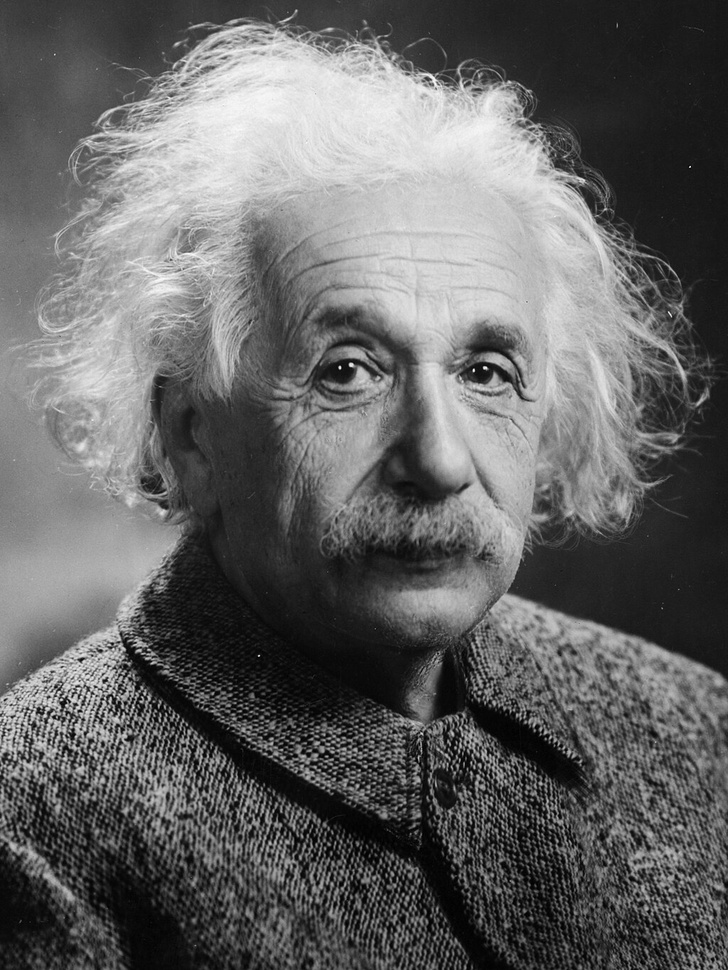
#> input picture la/proj/p2/einstein.jpg, 728 x 970 px, shrunk from 1024 x 1365 before the run, found by its file name
$ jupyter execute lab14.ipynb
#> lines starting #> are read from the running program, lines starting #| are printed output that depends on the picture
# Project 14: Singular Value Decomposition and image compression

[cell 1]
 #Q1. Plot the unit circle with standard basis vectors in a 2D subplot using matplotlib.
import numpy as np
import matplotlib.pyplot as plt

# Task 1: Plotting the unit circle and basis vectors
t = np.linspace(0, 2 * np.pi, 100)
X = np.array([np.cos(t), np.sin(t)])

plt.subplot(2, 2, 1)  # 2x2 grid, position 1
plt.plot(X[0, :], X[1, :], 'b')  # Blue circle
plt.quiver(0, 0, 1, 0, color='r', angles='xy', scale_units='xy', scale=1, label='e1')  # Vector e1 = (1,0)
plt.quiver(0, 0, 0, 1, color='g', angles='xy', scale_units='xy', scale=1, label='e2')  # Vector e2 = (0,1)
plt.axis('equal')
plt.title('Unit circle')
plt.legend()
plt.grid(True)

plt.tight_layout()
plt.show()

[cell 2]
#Q2. Compute the SVD of matrix A, print U, S, V, and verify that U and V are orthogonal.
# Define matrix A
A = np.array([[2, 1], [-1, 1]])

# Compute SVD
U, S, Vt = np.linalg.svd(A)

# Display results
print("U:\n", U)
print("Singular values (S):\n", S)
print("V (transposed):\n", Vt)

# Verify orthogonality: U.T @ U and V @ V.T should be identity
print("U.T @ U:\n", np.dot(U.T, U))
print("V.T @ V:\n", np.dot(Vt.T, Vt))

[cell 3]
#Q3. Apply the transpose of matrix V (from SVD) to the unit circle and basis vectors to visualize rotation/reflection.
# Apply V^T to the circle points
VX = np.dot(Vt, X)

# Plot transformed unit circle and new basis vectors
plt.subplot(2, 2, 2)
plt.plot(VX[0, :], VX[1, :], 'b')  # Transformed circle

# Plot columns of V (from V = Vt.T)
V = Vt.T
plt.quiver(0, 0, V[0, 0], V[1, 0], color='r', angles='xy', scale_units='xy', scale=1, label='v1')
plt.quiver(0, 0, V[0, 1], V[1, 1], color='g', angles='xy', scale_units='xy', scale=1, label='v2')

plt.axis('equal')
plt.title('Multiplied by matrix Vᵀ')
plt.legend()
plt.grid(True)

plt.tight_layout()
plt.show()

[cell 4]
#Q4. Multiply the result from Vᵀ * X by Σ (diagonal matrix of singular values) to show how the unit circle is stretched into an ellipse
# Step 2: Multiply by Σ (S matrix)
S_matrix = np.diag(S)
SVX = np.dot(S_matrix, VX)

# Plot the stretched ellipse
plt.subplot(2, 2, 3)
plt.plot(SVX[0, :], SVX[1, :], 'b')  # Ellipse

# Plot stretched basis vectors
V = Vt.T
plt.quiver(0, 0, S[0] * V[0, 0], S[0] * V[1, 0], color='r', angles='xy', scale_units='xy', scale=1, label='Σv1')
plt.quiver(0, 0, S[1] * V[0, 1], S[1] * V[1, 1], color='g', angles='xy', scale_units='xy', scale=1, label='Σv2')

plt.axis('equal')
plt.title('Multiplied by matrix Σ·Vᵀ')
plt.legend()
plt.grid(True)

plt.tight_layout()
plt.show()

[cell 5]
#Q5. Multiply by matrix U to complete the SVD transformation: visualize A·X = U·Σ·Vᵀ·X as a final rotation/reflection of the ellipse.
# Step 3: Multiply by U -> A·X
AX = np.dot(U, SVX)

# Plot final result
plt.subplot(2, 2, 4)
plt.plot(AX[0, :], AX[1, :], 'b')  # Final transformed ellipse

# Basis vector 1 (red)
v1_trans = S[0] * V[:, 0]  # Σ * v1
u1 = U[:, 0]               # u1
vec1 = U @ v1_trans        # Equivalent to: U[:, 0]*S[0]*V[0,0] + U[:, 1]*S[1]*V[0,1]
plt.quiver(0, 0, vec1[0], vec1[1], color='r', angles='xy', scale_units='xy', scale=1, label='Av1')

# Basis vector 2 (green)
v2_trans = S[1] * V[:, 1]  # Σ * v2
vec2 = U @ v2_trans
plt.quiver(0, 0, vec2[0], vec2[1], color='g', angles='xy', scale_units='xy', scale=1, label='Av2')

plt.axis('equal')
plt.title('Multiplied by matrix U·Σ·Vᵀ = A')
plt.legend()
plt.grid(True)

plt.tight_layout()
plt.show()

[cell 6]
#Q6. Modify matrices U and V to eliminate reflections and verify that the new SVD (U₁·Σ·V₁ᵀ) still gives matrix A — showing SVD is not unique.
U1 = U
V1 = V.T
print("U1 * S * V1.T:\n", np.dot(U1, np.dot(S_matrix, V1.T)))

[cell 7]
#Q7. Check the fact Av1 = σ1u1 and Av2 = σ2v2, numerically by computing the expression A*V-U*S.
Av1 = np.dot(A, V.T[:, 0])
Av2 = np.dot(A, V.T[:, 1])
print("Av1:\n", Av1)
print("σ1 * u1:\n", S[0] * U[:, 0])
print("Av2:\n", Av2)
print("σ2 * u2:\n", S[1] * U[:, 1])
# Numerical check
print("A * V - U * S:\n", np.dot(A, V.T) - np.dot(U, S_matrix))

[cell 8]
#Q8.Image compression using SVD.
# Load the image using Matplotlib
ImJPG = plt.imread('einstein.jpg')  # Works for JPG and PNG
#> ImJPG is the input picture: shape (970, 728); min 0, max 253, mean 99.9
plt.imshow(ImJPG, cmap='gray' if len(ImJPG.shape) == 2 else None)
plt.axis('off')
plt.title('Original Image')
plt.show()

[cell 9]
#Q9. Perform SVD on a grayscale image matrix, plot the singular values, and display compressed reconstructions using k = 50, 100, 150 singular values. Also, compute and print compression percentage.
import numpy as np
import matplotlib.pyplot as plt
import cv2

# Load the grayscale image
ImJPG = cv2.imread("einstein.jpg", cv2.IMREAD_GRAYSCALE)

# Show the original image
plt.figure()
plt.imshow(ImJPG, cmap='gray')
plt.title('Original Image')
plt.axis('off')
plt.show()

# Singular Value Decomposition
UIm, SIm, VIm = np.linalg.svd(ImJPG.astype(np.float64), full_matrices=False)
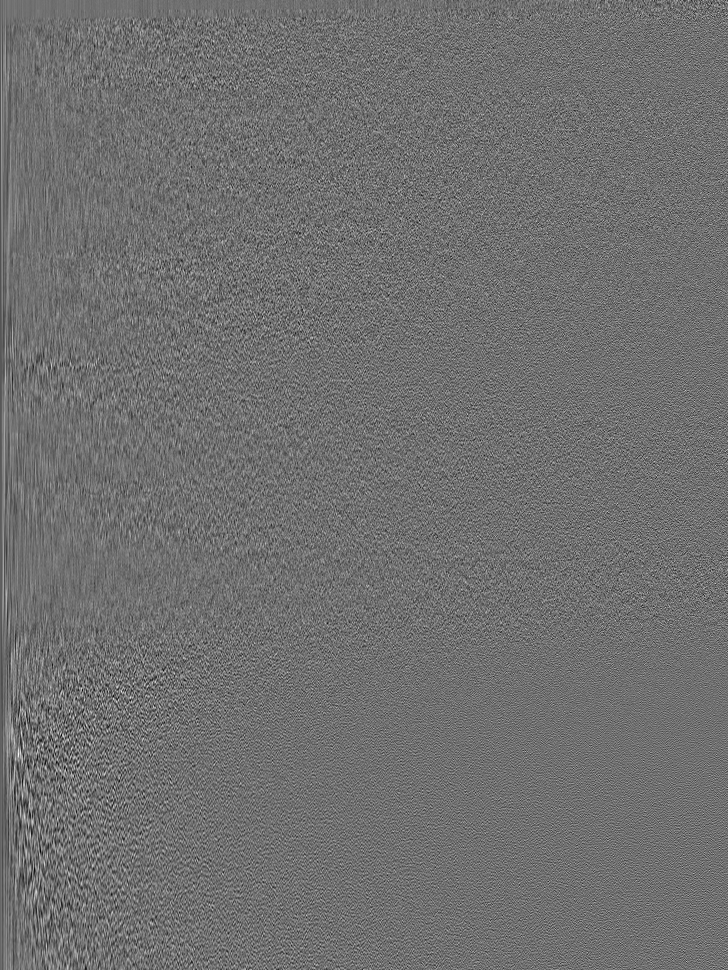
#> UIm: shape (970, 728) float64; min -0.174, max 0.222, mean -5.64e-05; drawn with min black and max white
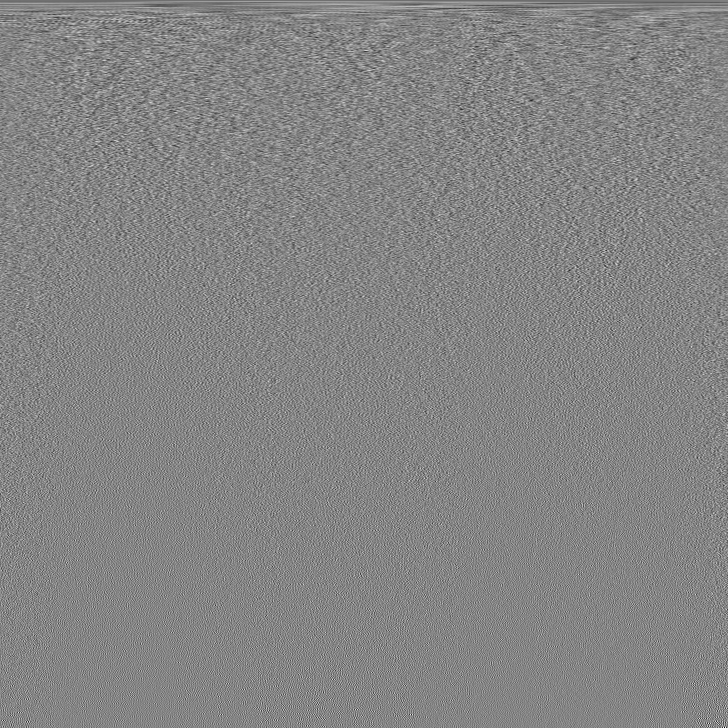
#> VIm: shape (728, 728) float64; min -0.247, max 0.227, mean -6.03e-05; drawn with min black and max white
#> SIm = 728 values, max 91642.1 at index 0, min 9.66 at index 727, mean 688.9

# Plot singular values
plt.figure()
plt.plot(np.arange(len(SIm)), SIm)
plt.title('Singular Values')
plt.xlabel('Index')
plt.ylabel('Singular Value')
plt.grid(True)
plt.show()
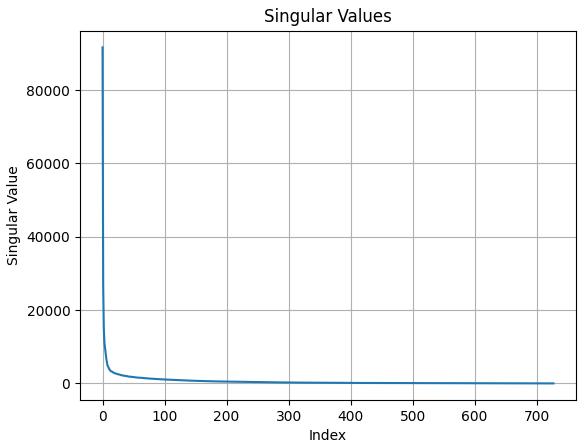
#> figure drawn by matplotlib, 1 panel; curve peaks at x = 0, y = 91642.1

# Compress image using k singular values
for k in [50, 100, 150]:
    ImJPG_comp = np.dot(UIm[:, :k], np.dot(np.diag(SIm[:k]), VIm[:k, :]))

    plt.figure()
    plt.imshow(ImJPG_comp, cmap='gray')
    plt.title(f'Compressed Image with {k} Singular Values')
    plt.axis('off')
    plt.show()

    # Compression percentage (approximate storage saving)
    orig_size = ImJPG.size
    compressed_size = UIm[:, :k].size + VIm[:k, :].size + SIm[:k].size
    pct = 1 - (compressed_size / orig_size)

    print(f'Compression percentage for {k} singular values: {pct:.3%}')
#> this loop made 3 passes
#> pass 1, `ImJPG_comp = np.dot(UIm[:, :k], np.dot(np.diag(SIm[:k]), VIm[:k, :]))`:
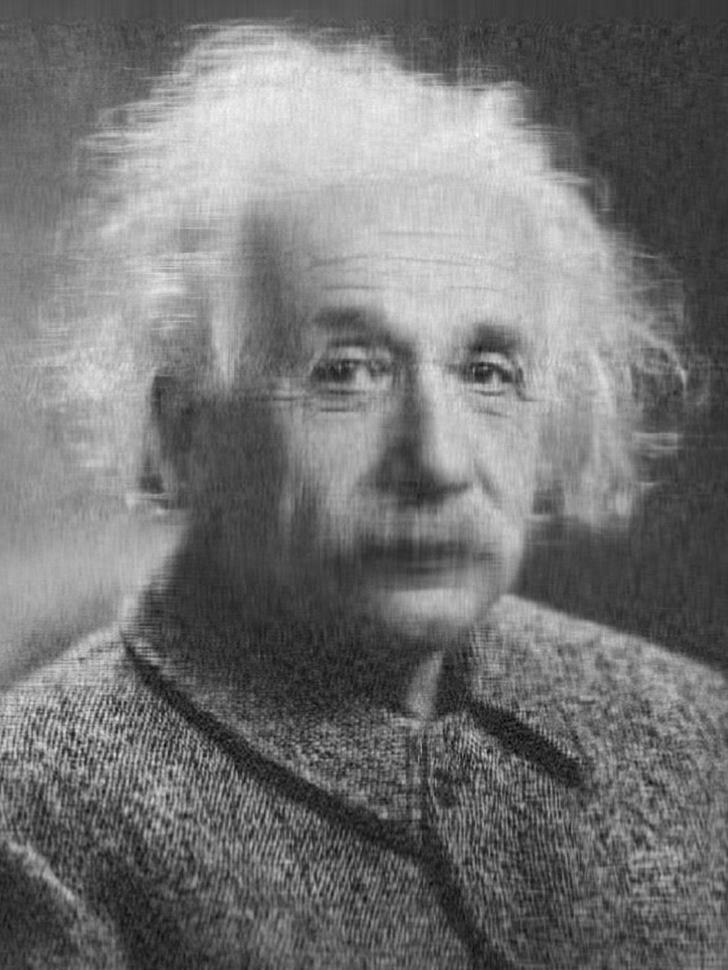
#> ImJPG_comp: shape (970, 728) float64; min -47.04, max 274.4, mean 99.9; drawn with min black and max white

[cell 10]
#Q10. Demonstrate noise smoothing using SVD. Add noise to a grayscale checkerboard image and compare the original vs. noisy images.
import numpy as np
import matplotlib.pyplot as plt
import cv2

# Load the grayscale checkerboard image
ImJPG = cv2.imread("checkers.pgm", cv2.IMREAD_GRAYSCALE)
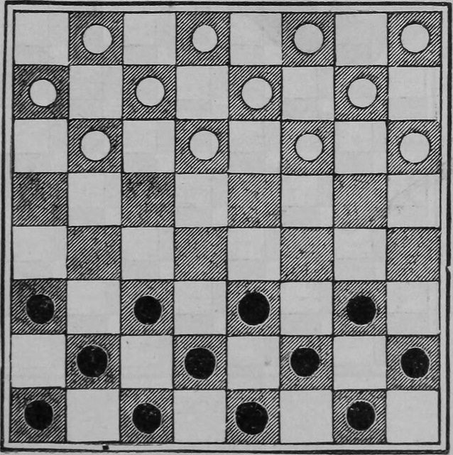
#> input picture la/proj_2/p14/checkers.pgm, 453 x 455 px, shrunk from 638 x 640 before the run
#> ImJPG is the input picture: shape (455, 453); min 0, max 244, mean 138.4

# Add synthetic noise to the image
m, n = ImJPG.shape
#> m = 455; n = 453
ImJPG_Noisy = ImJPG.astype(np.float64) + 50 * (np.random.rand(m, n) - 0.5)
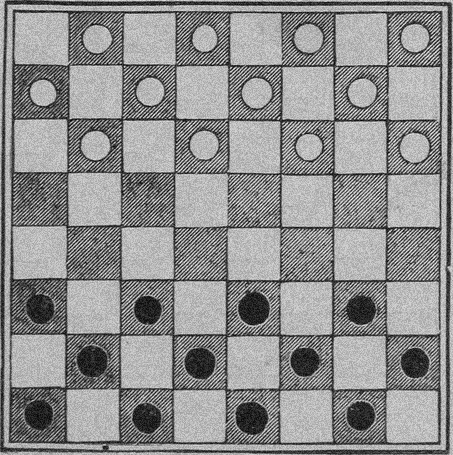
#> ImJPG_Noisy: shape (455, 453) float64; min -23.81, max 264.3, mean 138.5; drawn with min black and max white

# Clip values to keep pixel intensities valid (0–255)
ImJPG_Noisy = np.clip(ImJPG_Noisy, 0, 255)

# Display original image
plt.figure()
plt.imshow(ImJPG, cmap='gray')
plt.title('Original Checkers Image')
plt.axis('off')
plt.show()

# Display noisy image
plt.figure()
plt.imshow(ImJPG_Noisy, cmap='gray')
plt.title('Noisy Checkers Image')
plt.axis('off')
plt.show()

[cell 11]
#Q11. . Compute the SVD of the matrix ImJPG Noisy and save the resulting decomposition matrices as UIm, SIm, and VIm.
# Compute SVD of the noisy image
UIm, SIm, VIm = np.linalg.svd(ImJPG_Noisy, full_matrices=False)
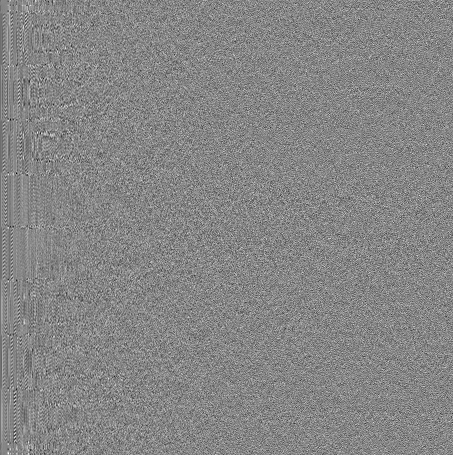
#> UIm: shape (455, 453) float64; min -0.304, max 0.274, mean -0.000105; drawn with min black and max white
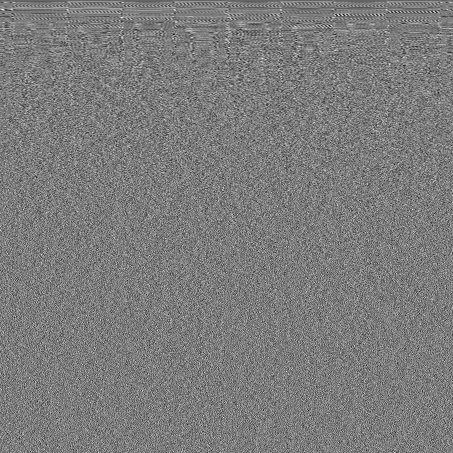
#> VIm: shape (453, 453) float64; min -0.258, max 0.27, mean -7.98e-05; drawn with min black and max white
#> SIm = 453 values, max 64143.9 at index 0, min 0.891 at index 452, mean 733.6

[cell 12]
#Q12. Using the noisy checkerboard image from Q12, compute SVD-based approximations with k = 10, 30, and 50 singular values.
# Function to approximate the image with k singular values
def approximate_image(U, S, V, k):
    return np.dot(U[:, :k], np.dot(np.diag(S[:k]), V[:k, :]))

# Approximations with k = 10, k = 30, k = 50 singular values
ks = [10, 30, 50]
for k in ks:
    ImJPG_approx = approximate_image(UIm, SIm, VIm, k)
    plt.figure()
    plt.imshow(ImJPG_approx, cmap='gray')
    plt.title(f'Denoised Image with k = {k} Singular Values')
    plt.axis('off')
    plt.show()

    # Compare the images to the initial noisy image
    plt.figure()
    plt.imshow(np.hstack((ImJPG, ImJPG_Noisy, ImJPG_approx)), cmap='gray')
    plt.title(f'Original, Noisy, and Denoised (k = {k}) Images')
    plt.axis('off')
    plt.show()
#> this loop made 3 passes
#> pass 1, `plt.show()`:
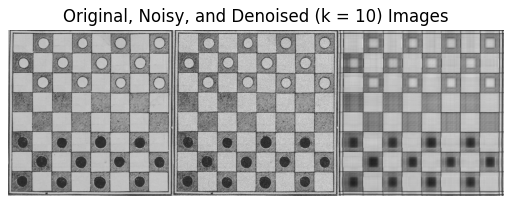
#> figure drawn by matplotlib, 1 panel
#> pass 3, `ImJPG_approx = approximate_image(UIm, SIm, VIm, k)`:
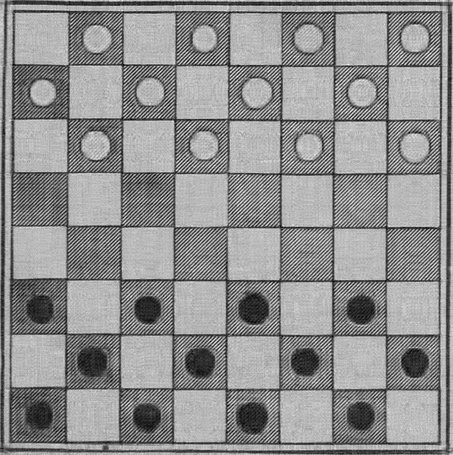
#> ImJPG_approx: shape (455, 453) float64; min -31.71, max 269.7, mean 138.5; drawn with min black and max white
